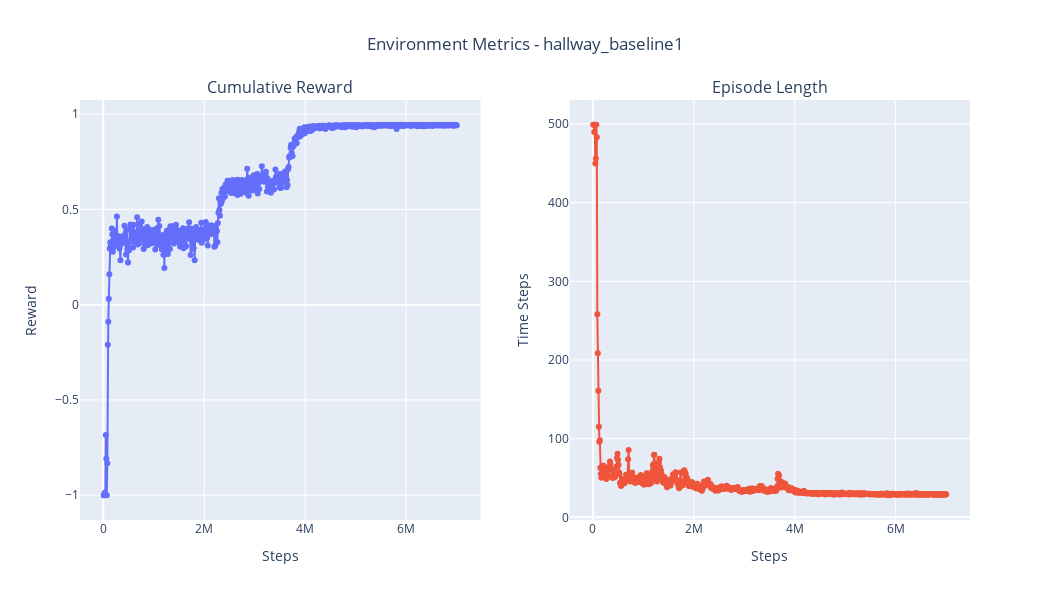
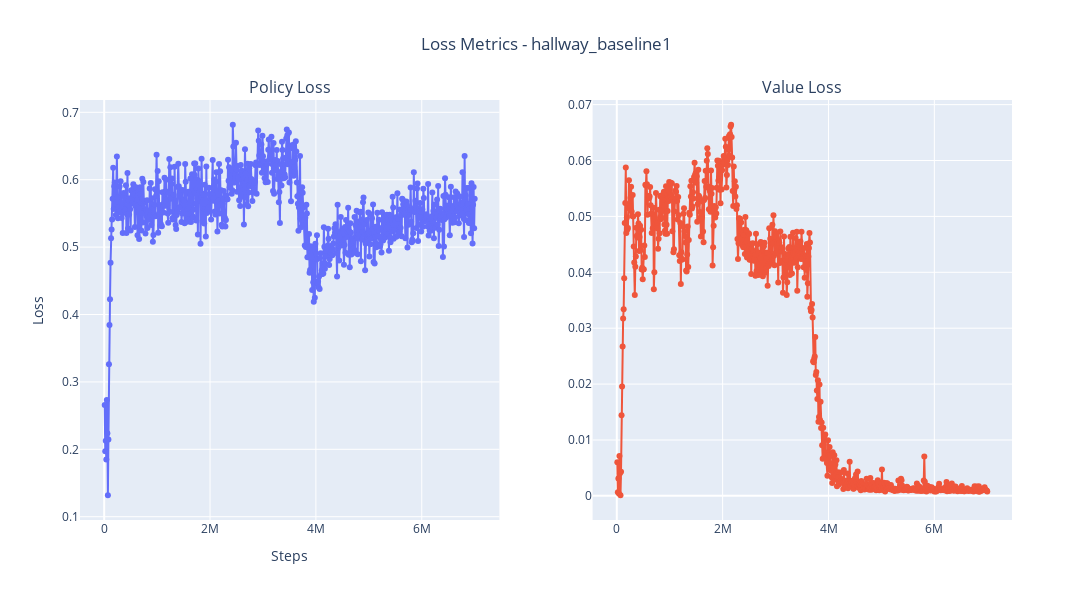
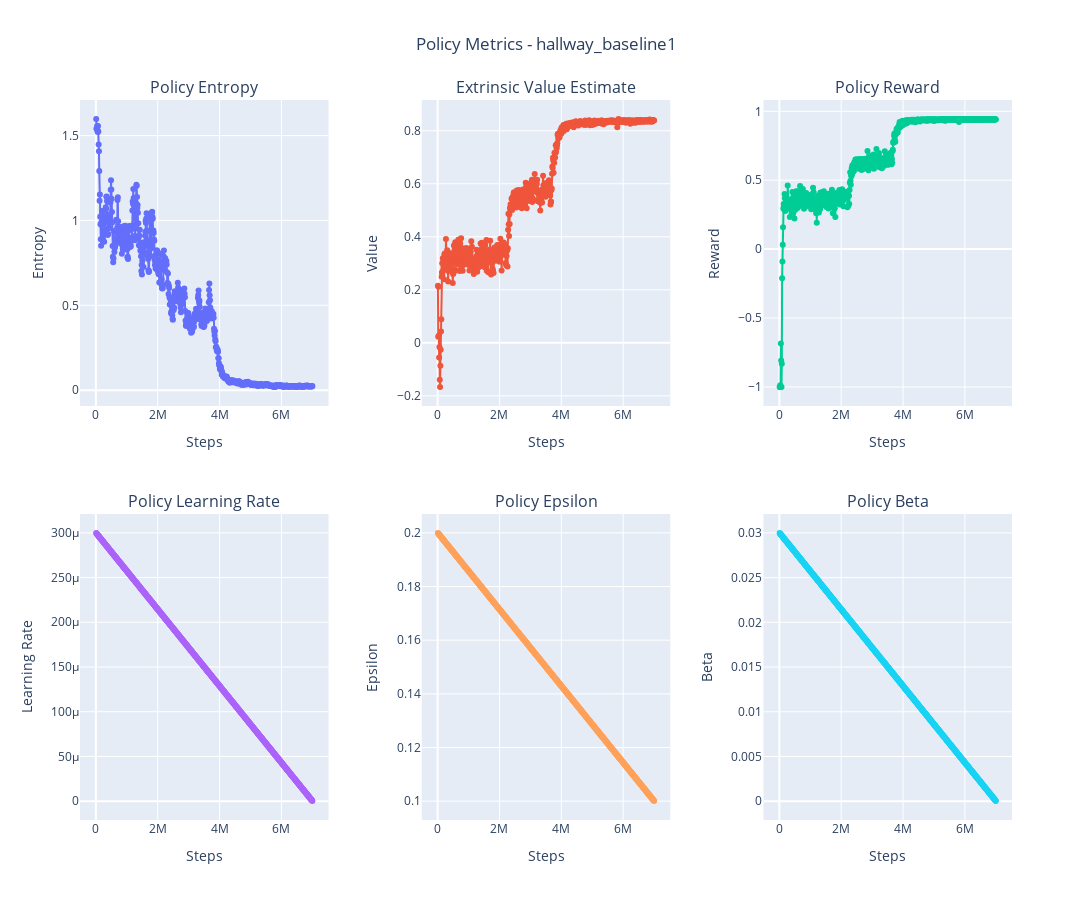

Source (notebook cell) for these figures, in order:
### Code cell
hallwaybaselinedemoconfig,hallwaybaselinedemoresults = experiment_results(mpath='/home/carolyn/results/',
                                                                          experimentname='hallway_baseline1')

print('\nHallway Baseline Configuration\n')
display(hallwaybaselinedemoconfig)
print('\nHallway Baseline Results\n')
display(hallwaybaselinedemoresults)

### Figure 1 — Plotly figure (JSON) as saved in the notebook; plotly's stock layout.template omitted (floating-point values rounded to 4 significant figures; data arrays with more than 128 entries replaced by an {"elided": "..."} marker saying what was removed)
{"data": [{"mode": "lines+markers", "name": "Reward", "type": "scatter", "x": {"elided": "700 int values"}, "xaxis": "x", "y": {"elided": "700 float values"}, "yaxis": "y"}, {"mode": "lines+markers", "name": "Episode Length", "type": "scatter", "x": {"elided": "700 int values"}, "xaxis": "x2", "y": {"elided": "700 float values"}, "yaxis": "y2"}], "layout": {"annotations": [{"font": {"size": 16}, "showarrow": false, "text": "Cumulative Reward", "x": 0.225, "xanchor": "center", "xref": "paper", "y": 1, "yanchor": "bottom", "yref": "paper"}, {"font": {"size": 16}, "showarrow": false, "text": "Episode Length", "x": 0.775, "xanchor": "center", "xref": "paper", "y": 1, "yanchor": "bottom", "yref": "paper"}], "height": 600, "showlegend": false, "title": {"text": "Environment Metrics - hallway_baseline1", "x": 0.5}, "width": 1050, "xaxis": {"anchor": "y", "domain": [0, 0.45], "title": {"text": "Steps"}}, "xaxis2": {"anchor": "y2", "domain": [0.55, 1], "title": {"text": "Steps"}}, "yaxis": {"anchor": "x", "domain": [0, 1], "title": {"text": "Reward"}}, "yaxis2": {"anchor": "x2", "domain": [0, 1], "title": {"text": "Time Steps"}}}}

### Figure 2 — Plotly figure (JSON) as saved in the notebook; plotly's stock layout.template omitted (floating-point values rounded to 4 significant figures; data arrays with more than 128 entries replaced by an {"elided": "..."} marker saying what was removed)
{"data": [{"mode": "lines+markers", "name": "Policy Loss", "type": "scatter", "x": {"elided": "700 int values"}, "xaxis": "x", "y": {"elided": "700 float values"}, "yaxis": "y"}, {"mode": "lines+markers", "name": "Value Loss", "type": "scatter", "x": {"elided": "700 int values"}, "xaxis": "x2", "y": {"elided": "700 float values"}, "yaxis": "y2"}], "layout": {"annotations": [{"font": {"size": 16}, "showarrow": false, "text": "Policy Loss", "x": 0.225, "xanchor": "center", "xref": "paper", "y": 1, "yanchor": "bottom", "yref": "paper"}, {"font": {"size": 16}, "showarrow": false, "text": "Value Loss", "x": 0.775, "xanchor": "center", "xref": "paper", "y": 1, "yanchor": "bottom", "yref": "paper"}], "height": 600, "showlegend": false, "title": {"text": "Loss Metrics - hallway_baseline1", "x": 0.5}, "width": 1100, "xaxis": {"anchor": "y", "domain": [0, 0.45], "title": {"text": "Steps"}}, "xaxis2": {"anchor": "y2", "domain": [0.55, 1]}, "yaxis": {"anchor": "x", "domain": [0, 1], "title": {"text": "Loss"}}, "yaxis2": {"anchor": "x2", "domain": [0, 1]}}}

### Figure 3 — Plotly figure (JSON) as saved in the notebook; plotly's stock layout.template omitted (floating-point values rounded to 4 significant figures; data arrays with more than 128 entries replaced by an {"elided": "..."} marker saying what was removed)
{"data": [{"mode": "lines+markers", "name": "Policy Entropy", "type": "scatter", "x": {"elided": "700 int values"}, "xaxis": "x", "y": {"elided": "700 float values"}, "yaxis": "y"}, {"mode": "lines+markers", "name": "Value Estimate", "type": "scatter", "x": {"elided": "700 int values"}, "xaxis": "x2", "y": {"elided": "700 float values"}, "yaxis": "y2"}, {"mode": "lines+markers", "name": "Policy Reward", "type": "scatter", "x": {"elided": "700 int values"}, "xaxis": "x3", "y": {"elided": "700 float values"}, "yaxis": "y3"}, {"mode": "lines+markers", "name": "Policy Learning Rate", "type": "scatter", "x": {"elided": "700 int values"}, "xaxis": "x4", "y": {"elided": "700 float values"}, "yaxis": "y4"}, {"mode": "lines+markers", "name": "Policy Epsilon", "type": "scatter", "x": {"elided": "700 int values"}, "xaxis": "x5", "y": {"elided": "700 float values"}, "yaxis": "y5"}, {"mode": "lines+markers", "name": "Policy Beta", "type": "scatter", "x": {"elided": "700 int values"}, "xaxis": "x6", "y": {"elided": "700 float values"}, "yaxis": "y6"}], "layout": {"annotations": [{"font": {"size": 16}, "showarrow": false, "text": "Policy Entropy", "x": 0.1333, "xanchor": "center", "xref": "paper", "y": 1, "yanchor": "bottom", "yref": "paper"}, {"font": {"size": 16}, "showarrow": false, "text": "Extrinsic Value Estimate", "x": 0.5, "xanchor": "center", "xref": "paper", "y": 1, "yanchor": "bottom", "yref": "paper"}, {"font": {"size": 16}, "showarrow": false, "text": "Policy Reward", "x": 0.8667, "xanchor": "center", "xref": "paper", "y": 1, "yanchor": "bottom", "yref": "paper"}, {"font": {"size": 16}, "showarrow": false, "text": "Policy Learning Rate", "x": 0.1333, "xanchor": "center", "xref": "paper", "y": 0.425, "yanchor": "bottom", "yref": "paper"}, {"font": {"size": 16}, "showarrow": false, "text": "Policy Epsilon", "x": 0.5, "xanchor": "center", "xref": "paper", "y": 0.425, "yanchor": "bottom", "yref": "paper"}, {"font": {"size": 16}, "showarrow": false, "text": "Policy Beta", "x": 0.8667, "xanchor": "center", "xref": "paper", "y": 0.425, "yanchor": "bottom", "yref": "paper"}], "height": 900, "showlegend": false, "title": {"text": "Policy Metrics - hallway_baseline1", "x": 0.5}, "width": 1200, "xaxis": {"anchor": "y", "domain": [0, 0.2667], "title": {"text": "Steps"}}, "xaxis2": {"anchor": "y2", "domain": [0.3667, 0.6333], "title": {"text": "Steps"}}, "xaxis3": {"anchor": "y3", "domain": [0.7333, 1], "title": {"text": "Steps"}}, "xaxis4": {"anchor": "y4", "domain": [0, 0.2667], "title": {"text": "Steps"}}, "xaxis5": {"anchor": "y5", "domain": [0.3667, 0.6333], "title": {"text": "Steps"}}, "xaxis6": {"anchor": "y6", "domain": [0.7333, 1], "title": {"text": "Steps"}}, "yaxis": {"anchor": "x", "domain": [0.575, 1], "title": {"text": "Entropy"}}, "yaxis2": {"anchor": "x2", "domain": [0.575, 1], "title": {"text": "Value"}}, "yaxis3": {"anchor": "x3", "domain": [0.575, 1], "title": {"text": "Reward"}}, "yaxis4": {"anchor": "x4", "domain": [0, 0.425], "title": {"text": "Learning Rate"}}, "yaxis5": {"anchor": "x5", "domain": [0, 0.425], "title": {"text": "Epsilon"}}, "yaxis6": {"anchor": "x6", "domain": [0, 0.425], "title": {"text": "Beta"}}}}
